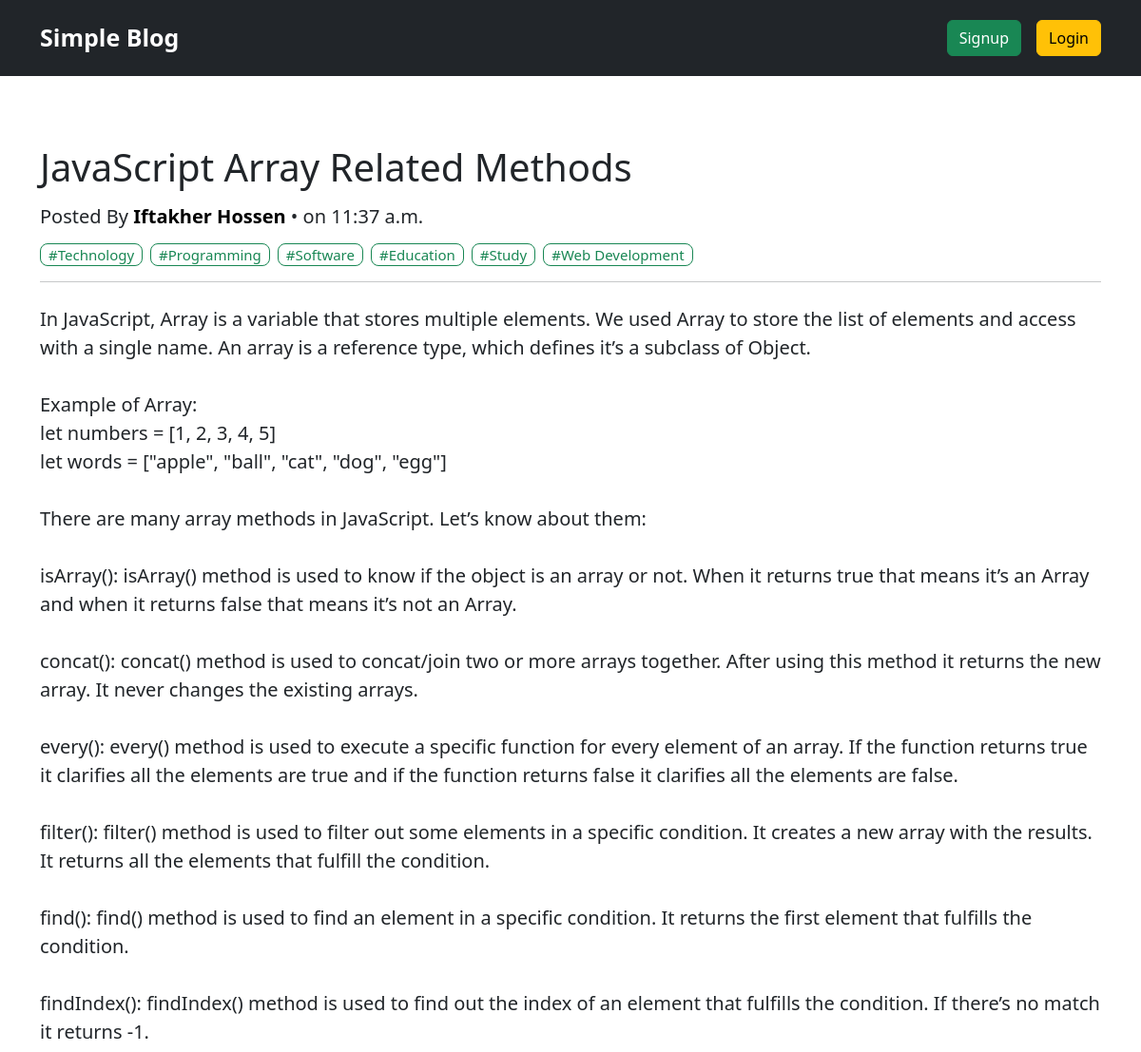
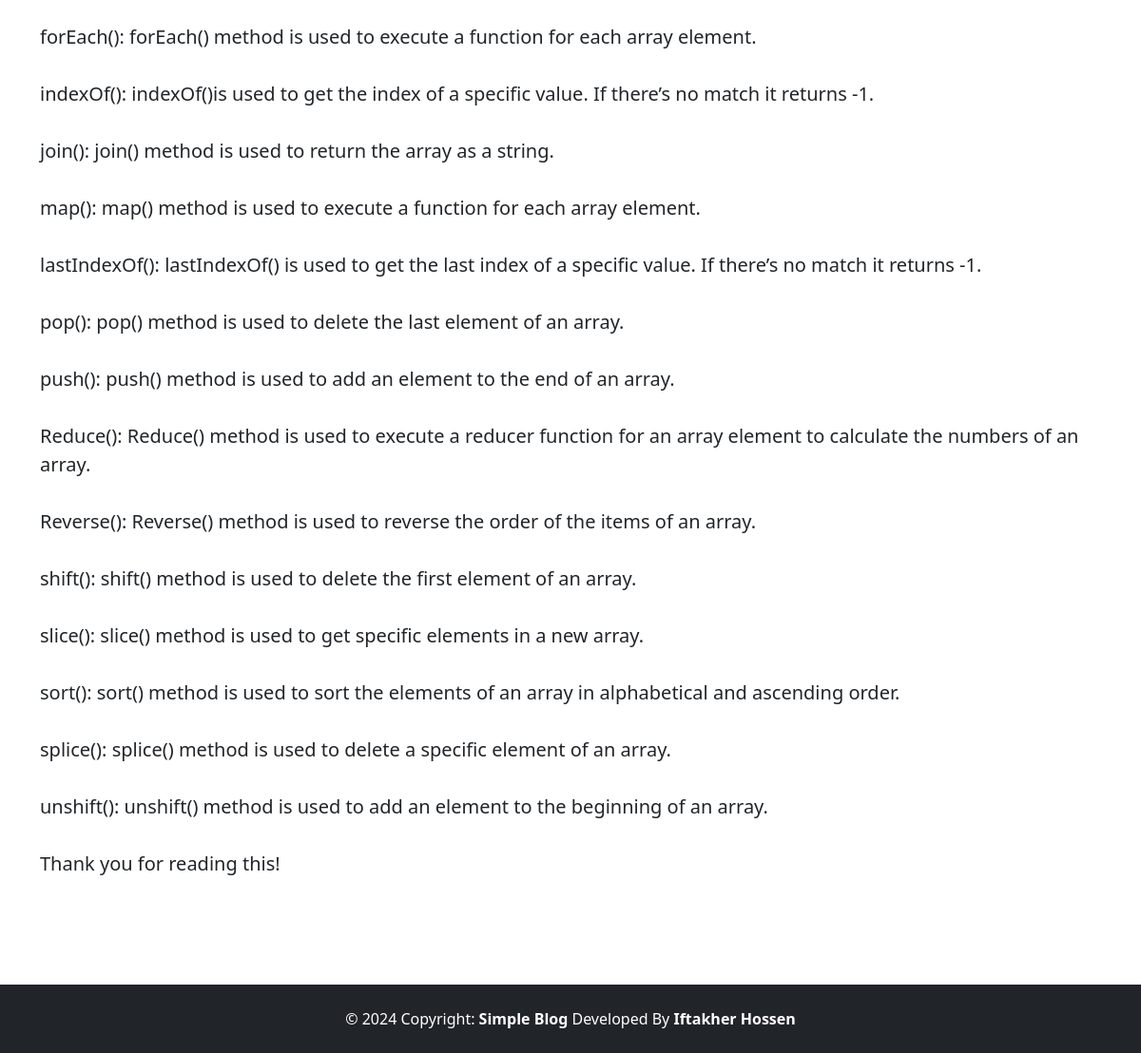
/post/javascript-array-related-methods/, run on the app's committed database (2 pictures, top to bottom).
### posts/models.py (models this page shows, shortened)
class Post(models.Model):
    title = models.CharField(max_length=200)
    slug = models.SlugField(max_length=200, unique=True, null=True, blank=True)
    content = models.TextField()
    category = models.ManyToManyField(Category)
    author = models.ForeignKey(User, on_delete=models.CASCADE)
    created_at = models.DateTimeField(auto_now_add=True)

### categories/models.py (models this page shows, shortened)
class Category(models.Model):
    name = models.CharField(max_length=100)
    slug = models.SlugField(max_length=100, unique=True, null=True, blank=True)

### posts/views.py (the view)
# urls.py: path('<slug:slug>/', views.view_post, name='view_post'),
def view_post(request, slug):
    user = request.user
    post = models.Post.objects.get(slug=slug)
    return render(request, 'view_post.html', {'post': post, 'user': user})

### posts/templates/view_post.html (shortened to what this page needs)
{% extends 'base.html' %}
{% load crispy_forms_tags %}
{% block content %}
<div class="p-4 p-md-0">
    <h1>{{post.title}}</h1>
    <h5 class="mt-3">Posted By <a href="{% url 'author' post.author.username %}" class="text-black fw-semibold text-decoration-none">{{post.author.first_name|capfirst}} {{post.author.last_name|capfirst}}</a> • on {{post.created_at|time}}</h5>
    <div class="d-flex flex-wrap align-items-center mt-3">
        {% for cat in post.category.all %}
            <a href="{% url 'categorized_posts' cat.slug %}" class="border border-success text-success me-2 px-2 rounded-3 text-decoration-none" style="font-size: 15px">#{{cat.name}}</a>
        {% endfor %}
    </div>
    <hr />
    <p class="fs-5 mt-4" style="white-space: pre-wrap;">{{post.content|safe}}</p>
</div>
{% endblock %}

### data on the page
Post: title "JavaScript Array Related Methods", author.first_name "Iftakher", author.last_name "Hossen", created_at "11:37 a.m.", content "In JavaScript, Array is a variable that stores multiple elements. We used Array to store the list of elements and access with a single name. An array is a reference type, which defines it’s a subclass of Object. Example of Array: let numbers = [1, 2, 3, 4, 5] let words = [\"apple\", \"ball\", \"cat\", \"dog\", \"egg\"] There are many array methods in JavaScript. Let’s know about them: isArray(): isArray() method is used to know if the object is an array or not. When it returns true that means it’s an Array and when it returns false that means it’s not an Array. concat(): concat() method is used to concat/join two or more arrays together. After using this method it returns the new array. It never…"
Category: name "Technology"
Category: name "Programming"
Category: name "Software"
Category: name "Education"
Category: name "Study"
Category: name "Web Development"
